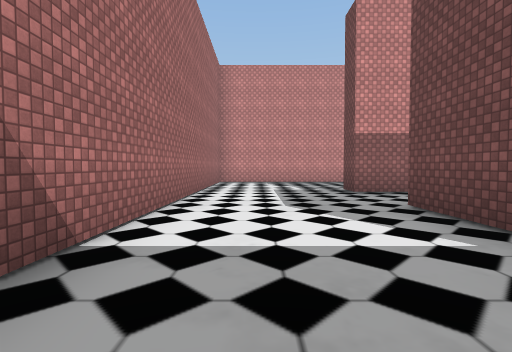
view 1 (above)

24 first-person views from a walk through a 3-D level made in the Unity game engine. The camera is 1.3 m above the floor, tilts 2° down and sees 85° across. The floor is counted in squares, 2 m on a side. Each view is taken from the middle of a square. On the plan, view 1 faces up. The plan holds only what a view shows up to about 9 squares ahead; the rest is blank. The place goes on beyond the plan. Some surface patterns are stand-ins.

view 2
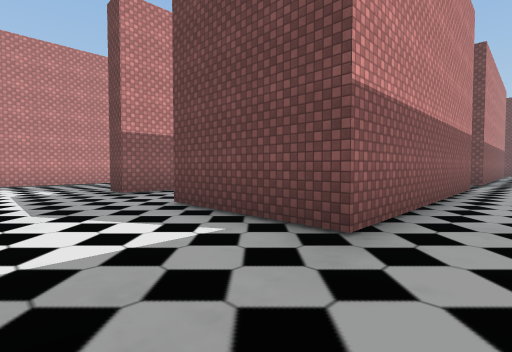

view 3
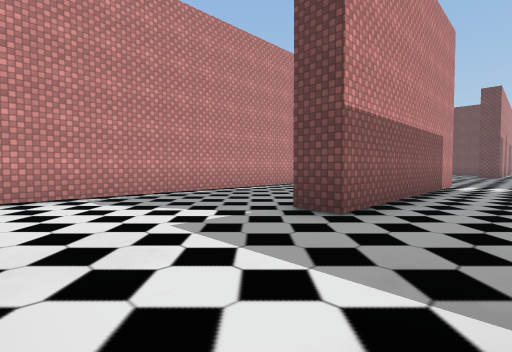

view 4
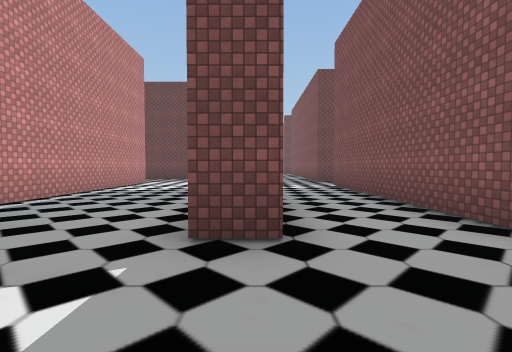

view 5
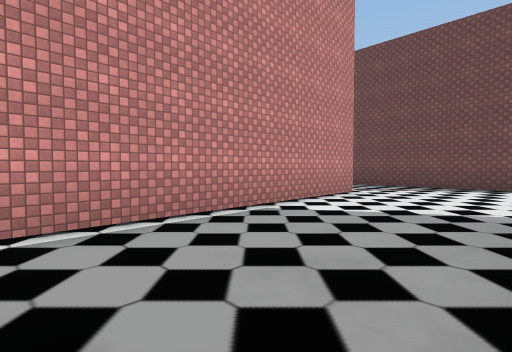

view 6
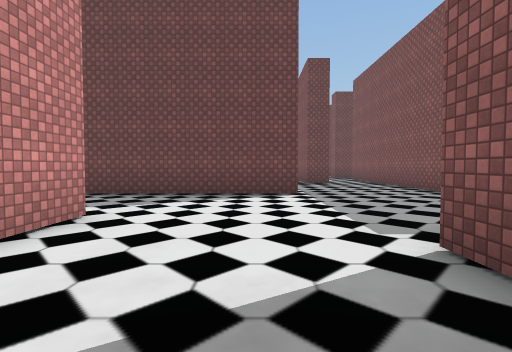

view 7
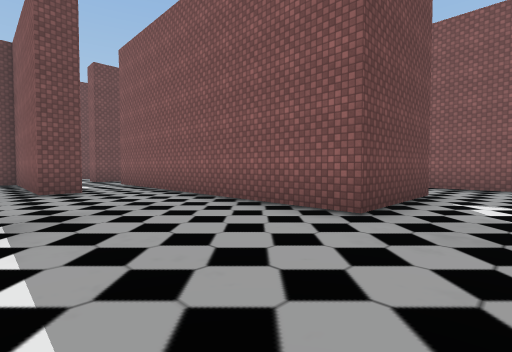

view 8
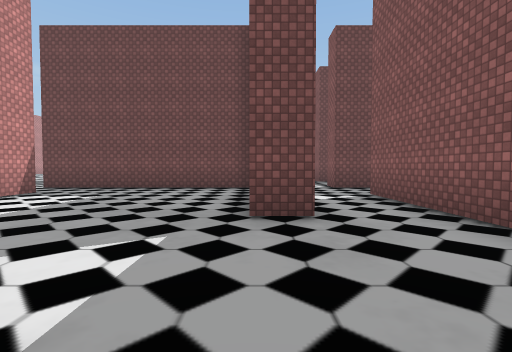

view 9
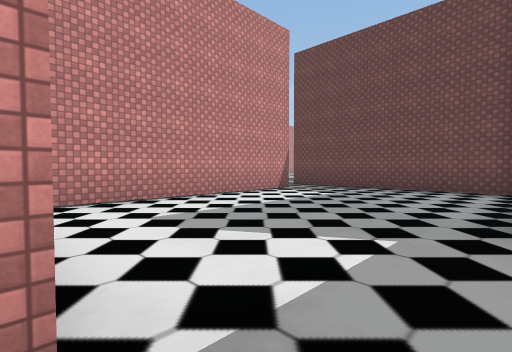

view 10
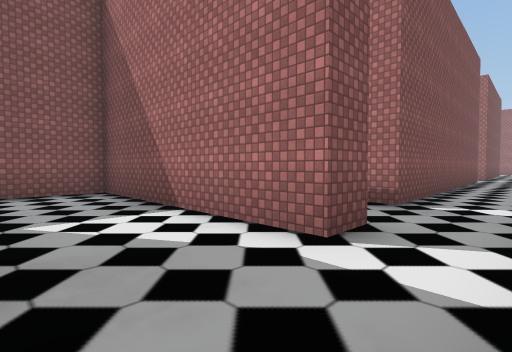

view 11
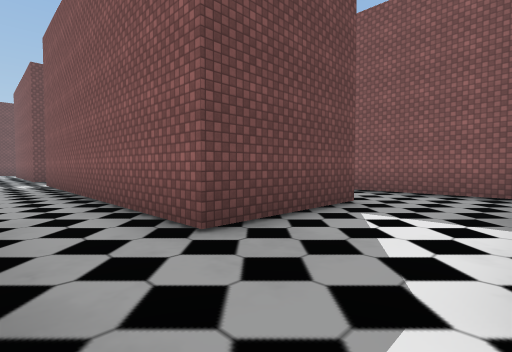

view 12
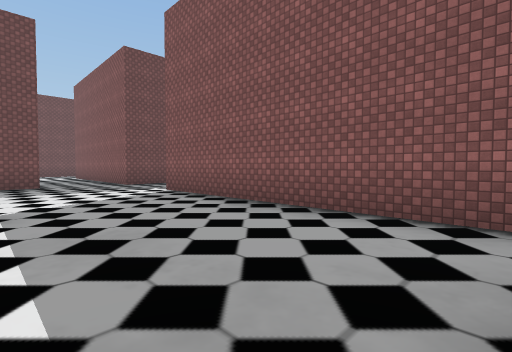

view 13
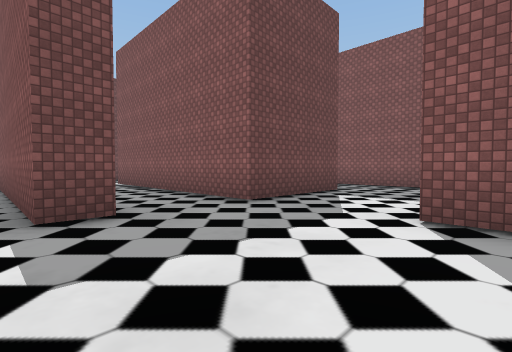

view 14
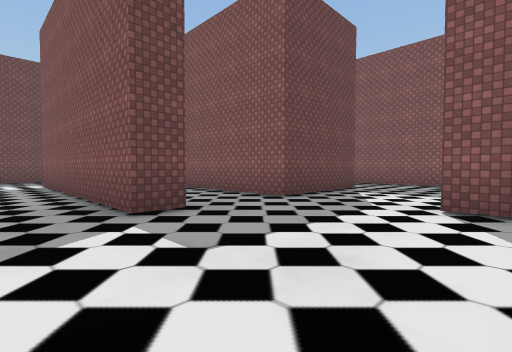

view 15
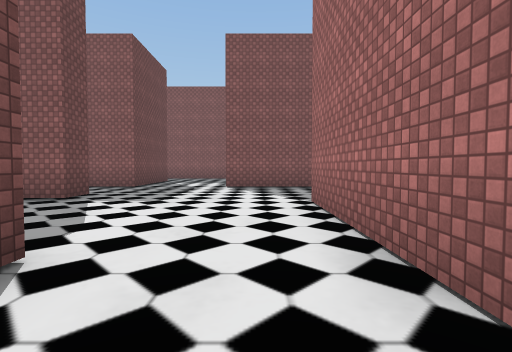

view 16
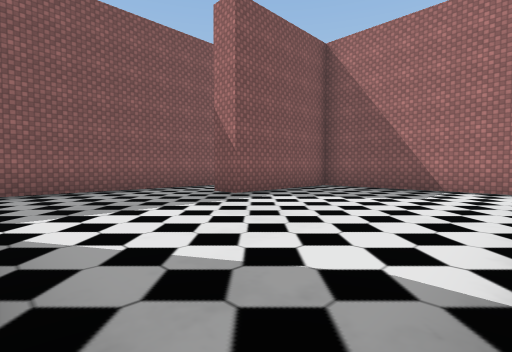

view 17
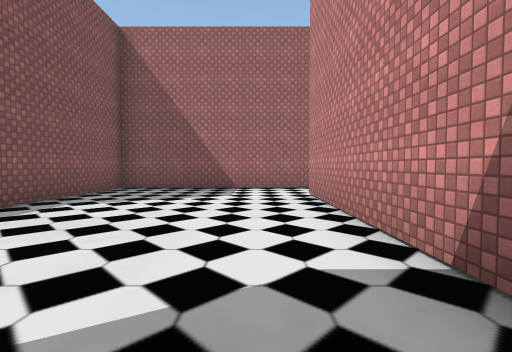

view 18
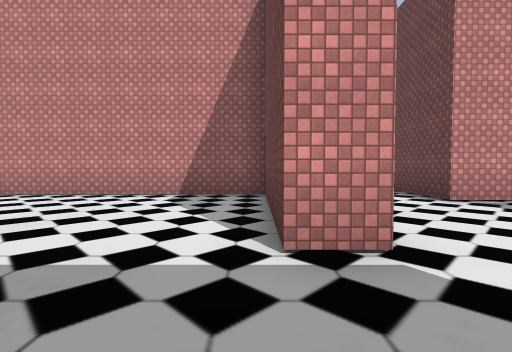

view 19
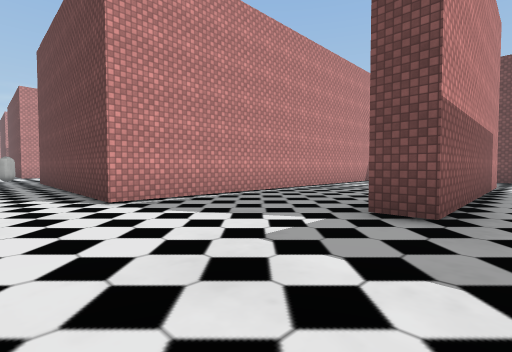

view 20
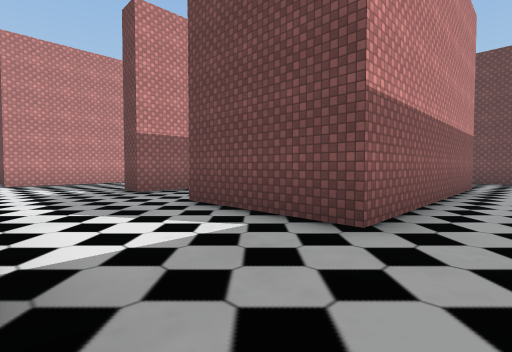

view 21
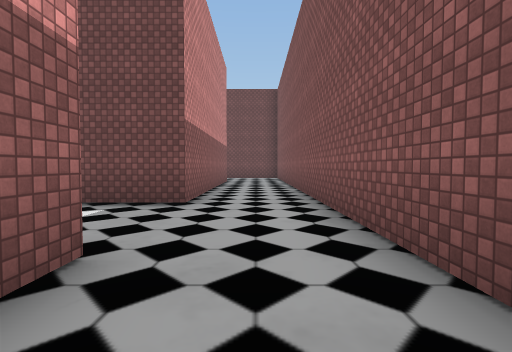

view 22
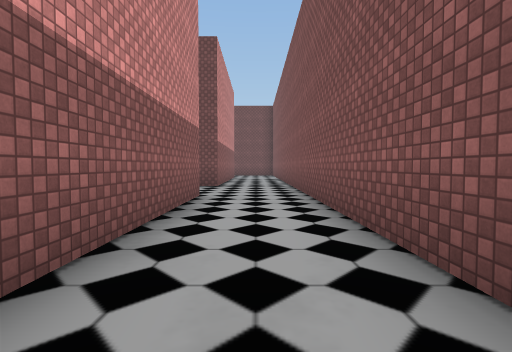

view 23
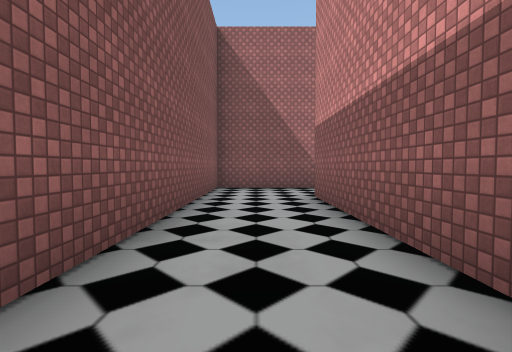

view 24
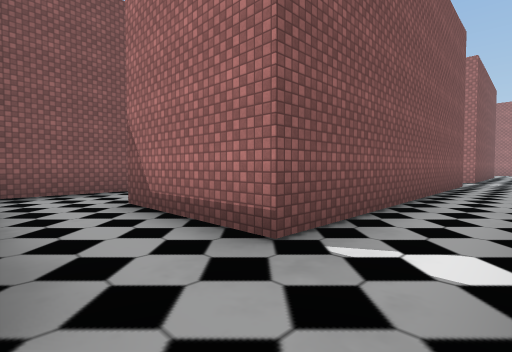

### Floor plan
Points are (right, up) in squares from view 1. A wall is a line through its corners. A room is listed if a view was taken in it or the views show most of it. See-through windows are left out.
Room 1 (views 1, 2, 3, 4, 5, 6, 7, 8, 9, 15, 24)
walls: (20.6, 12.2) (14.8, 12.2); (10.6, 11.2) (-0.8, 11.2); (13.4, 8) (13.4, 13); (17.5, 6.2) (17.5, 7.1) (22.1, 7.1) (22.1, 13.2); (8.5, 7.6) (9.2, 7.6); (9.2, 6.8) (2.4, 6.8) (2.4, 7.6); (22.1, 3.6) (22.1, 4.7); (11.6, 1.1) (11.6, 4.4) (20.2, 4.4) (20.2, 1.1); (32, 12) (32, 9.5); (9.1, 1.2) (2.4, 1.2) (2.4, 4.5); (19.2, -1.1) (21.8, -1.1); (10.4, -1.1) (12.2, -1.1); (2.8, 4.4) (9.1, 4.4); (34.6, 11.2) (34.6, 17.1); (-1.4, 9) (-1.4, 1.5)
ways out: opening at (22, 5.5) to room 2; opening at (33.5, 10.5) to room 2
Room 2 (views 10, 11, 12, 13, 14, 16, 17, 18, 19, 20, 21, 22, 23)
walls: (32, 9.5) (32, 8) (31.2, 8) (31.2, 12.2) (24.5, 12.2); (34, 1.2) (25.3, 1.2) (25.3, 4.4) (34, 4.4); (22.1, 4.7) (22.9, 4.7) (22.9, -1.1) (41, -1.1); (22.9, 12.6) (22.9, 7.1) (26.8, 7.1) (26.8, 6.2); (41.5, 6.8) (36.7, 6.8) (36.7, 7.6) (41.5, 7.6); (40.6, 11.2) (34.6, 11.2); (41.5, 1.2) (36.7, 1.2) (36.7, 4.4) (41.5, 4.4)
ways out: opening at (22, 5.5) to room 1; opening at (33.5, 10.5) to room 1

Where each view was taken, in squares from view 1:
view 1: 0 up, 0 right, facing up
view 2: 0 up, 0 right, facing up-right
view 3: 5 up, 1 left, facing up-right
view 4: 7 up, 0 right, facing right
view 5: 8 up, 4 right, facing up-right
view 6: 9 up, 7 right, facing right
view 7: 8 up, 10 right, facing down-right
view 8: 7 up, 14 right, facing right
view 9: 7 up, 14 right, facing up-right
view 10: 6 up, 25 right, facing down-left
view 11: 6 up, 23 right, facing down-right
view 12: 8 up, 27 right, facing down-right
view 13: 8 up, 33 right, facing down-right
view 14: 9 up, 33 right, facing down-right
view 15: 13 up, 33 right, facing down
view 16: 12 up, 31 right, facing down-left
view 17: 11 up, 31 right, facing left
view 18: 6 up, 31 right, facing up
view 19: 6 up, 33 right, facing up-right
view 20: 0 up, 34 right, facing up-right
view 21: 0 up, 32 right, facing right
view 22: 0 up, 28 right, facing right
view 23: 0 up, 31 right, facing left
view 24: 6 up, 22 right, facing down-left
